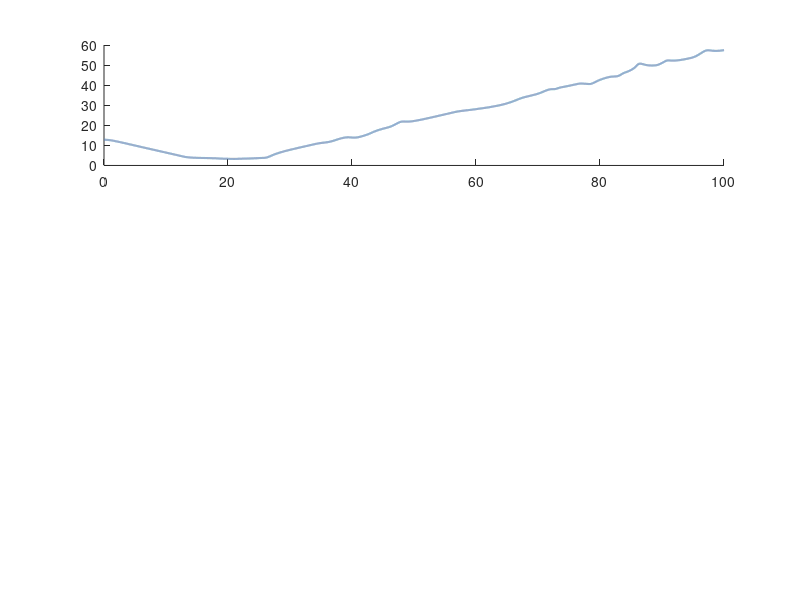

MATLAB code for this plot: (Note: this script raises an error after producing the figure.)
load('UAV_distance_data.mat');  

num_groups = length(UAV_distance_all);  
colors = [
90, 130, 180; 
130, 90, 60; 
185, 195, 165; 
140, 100, 160;
] / 255;  

figure;
for i = 1:num_groups
    % 
    data_i = UAV_distance_all{i};  
    t = data_i(:, 1);
    do3 = data_i(:, 4);
    do4 = data_i(:, 5);
    do5 = data_i(:, 6);
    c = colors(i, :);  

    %
    subplot(3, 1, 1);
    hold on;
    h1(i)=plot(t, do3, 'Color', c, 'DisplayName', sprintf('Group %d', i), 'LineWidth', 1.5);
    h2=yline(3.2, '--','Color',[190, 70, 70]/255 , 'LineWidth', 1);
    ylabel('$l_{QUAV-O_1}$ (m)', 'Interpreter', 'latex');
    grid on;
    
    % 
    subplot(3, 1, 2);
    hold on;
    plot(t, do4, 'Color', c, 'DisplayName', sprintf('Group %d', i), 'LineWidth', 1.5);
    yline(3.2, '--','Color',[190, 70, 70]/255 , 'LineWidth', 1);
    ylabel('$l_{QUAV-O_2}$ (m)', 'Interpreter', 'latex');
    grid on;
    
    % 
    subplot(3, 1, 3);
    hold on;
    plot(t, do5, 'Color', c, 'DisplayName', sprintf('Group %d', i), 'LineWidth', 1.5);
    yline(3.2, '--','Color',[190, 70, 70]/255 , 'LineWidth', 1);
    ylabel('$l_{QUAV-O_3}$ (m)', 'Interpreter', 'latex');
    xlabel('Time (s)','Interpreter', 'latex')
    grid on;
    
end

% 
subplot(3, 1, 2);
legend([h1(1),h1(4),h1(2),h1(3),h2], ...
       {'The Proposed Method (R-HO-TV-CBF)','Comparison Algorithm 1 (APF)', 'Comparison Algorithm 2 (R-HO-CBF)', 'Comparison Algorithm 3 (HO-TV-CBF)','Safe Distance Lower Limit'}, ...
       'Interpreter', 'latex','FontSize',10);


